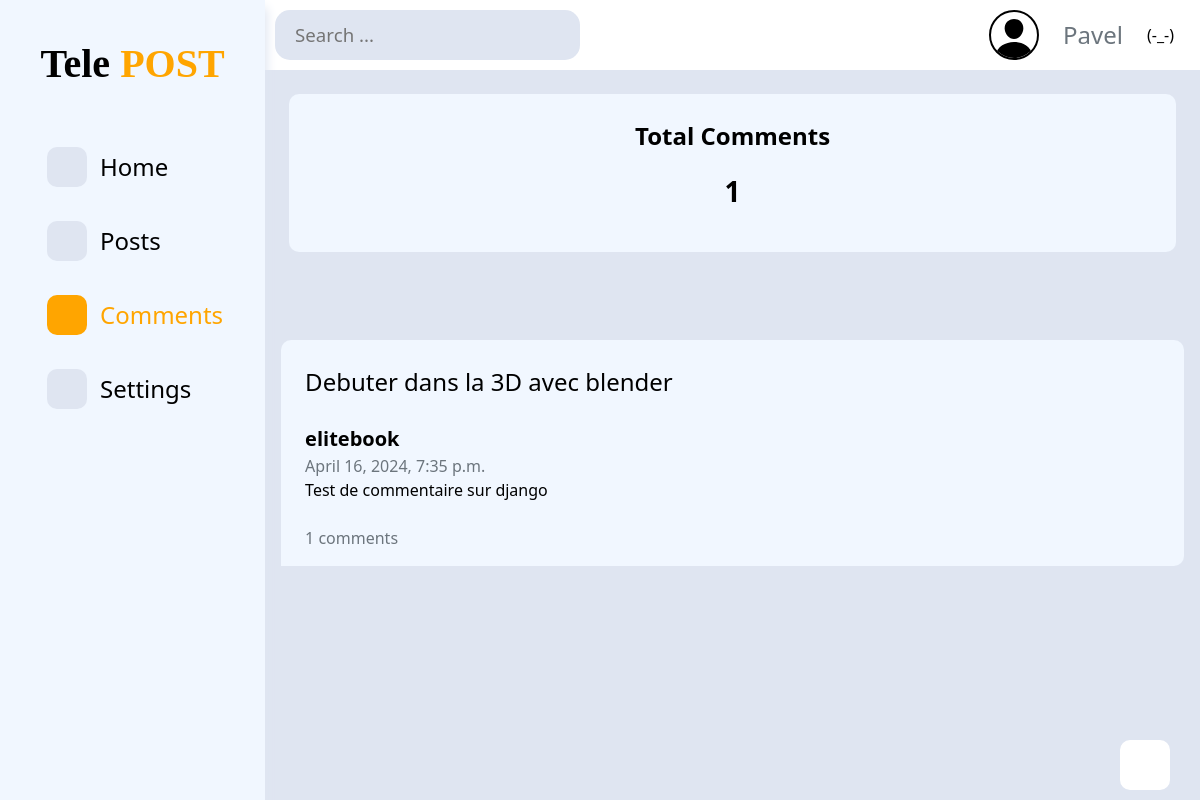
Page /dashboard/comments/ (signed in) on the committed database.
### Login/models.py (models this page shows)
class Post(models.Model):
    title = models.CharField(max_length=255)
    thumbails = models.ImageField(editable=True,db_index=True, null=True, blank=True,upload_to="images/")
    author = models.ForeignKey(User, on_delete=models.CASCADE, related_name='blog_posts')
    intro = models.TextField()
    body = models.TextField()
    created_at = models.DateTimeField(auto_now_add=True)

class PostComment(models.Model):
    post = models.ForeignKey(Post, on_delete=models.CASCADE, related_name='comments')
    editor = models.ForeignKey(User, on_delete=models.CASCADE, related_name='editor')
    body = models.TextField()
    date = models.DateTimeField(auto_now_add=True)

### board/views.py (the view)
# urls.py: path('comments/', views.commentView, name='comments'),
def commentView(request):
    if DARK_MODE:
        MODE = True
    else:
        MODE = False
    posts = Post.objects.filter(author=request.user)
    total = 0
    for post in posts:
        for i in post.comments.all():
            total += 1
    return render(request, "Posts/comments.html", {
        "dark":MODE,
        "posts":posts,
        "totalComment":total
    })

### templates/Posts/comments.html (shortened to what this page needs)
{% extends '../Dashboard.html' %}
{% block sidebar %}
<ul>
    <li>
        <a href="/" class="d-flex align-items-center my-4">
            <ion-icon name="grid-outline"></ion-icon>
            <span>Home</span>
        </a>
    </li>
    <li>
        <a href="/dashboard" class="d-flex align-items-center my-4">
            <ion-icon name="document-outline"></ion-icon>
            <span>Posts</span>
        </a>
    </li>
    <li>
        <a href="comments/" class="d-flex align-items-center my-4" id="active">
            <ion-icon name="chatbox-outline"></ion-icon>
            <span>Comments</span>
        </a>
    </li>
    <li>
        <a href="#" class="d-flex align-items-center my-4">
            <ion-icon name="settings-outline"></ion-icon>
            <span>Settings</span>
        </a>
    </li>
</ul>
{% endblock %}
{% block workspace %}
<section class="d-flex flex-row w-100">
    <div class="d-flex justify-content-center align-items-center m-4 flex-column w-100 py-4" style="background: var(--bg-gray) !important;border-radius: 10px !important;">
        <span class="fs-4 fw-bold ls-1" style="color: var(--text-white);">Total Comments</span>
        <span class="fs-3 fw-bold ls-1 py-3" id="total-post" style="color: var(--text-white);">{{ totalComment }}</span>
    </div>
</section>
<section class="w-100 d-flex flex-column align-items-center py-4">
    {% for post in posts %}
        {% if post.comments.all %}
        <div id="user-post" class="w-100 p-3 mt-4">
            <a href="#" class="d-flex flex-row align-items-stretch w-100" style="overflow: hidden;background:var(--bg-gray) !important;border-radius: 10px 10px 10px 0 !important;">
                <div class="w-75 d-flex flex-column" style="color: var(--text-white);">
                    <span class="fs-4 fw-normal p-4 pb-3">{{ post.title }}</span>
                    <div>
                        <div class="d-flex flex-column px-4 py-2">
                            <span class="fs-5 fw-bold ls-2" id="text-white">{{ post.comments.order_by.first.editor.username }}</span>
                            <span class="fs-6 text-muted">{{ post.comments.order_by.first.date }}</span>
                            <div id="text-white" class="fs-6 fw-normal">{{ post.comments.order_by.first.body }}</div>
                        </div>
                    </div>
                    <div class="ms-4 text-muted fw-normal py-3">{{ post.comments.count }} comments</div>
                </div>
            </a>
        </div>
        {% endif %}
    {% endfor %}
</section>
{% endblock %}

### templates/Dashboard.html (shortened to what this page needs)
{% extends 'head.html' %}
{% block bodyElement %}
<div id="dashboard" class="d-flex flex-nowrap align-items-stretch w-100 h-100">
    <div class="left-box h-100">
        <div class="sec py-4">
            <a href="#" class="d-flex align-items-center justify-content-center mb-md-0 me-md-auto text-dark text-decoration-none">
                <span class="fs-1" id="blog-name">Tele <span style="color: orange !important;">POST</span></span>
            </a>
        </div>
        <div id="link" class="pe-4">
            {% block sidebar %}{% endblock %}
        </div>
    </div>
    <div class="right-box w-100">
        <nav class="d-flex justify-content-between w-100">
            <div id="nav-title" class="d-flex align-items-stretch">
                <div class="d-flex align-items-stretch ">
                    <button class="border-0 d-flex justify-content-center align-items-center">
                    </button>
                    <input type="text" placeholder="Search ..." class="border-0 outline-none">
                </div>
            </div>
            {% if user.is_authenticated %}
                <div id="user-connect" class="d-flex flex-row align-items-center">
                    <div class="rounded-circle p-4" id="profile-image">
                    </div>
                    <span class="text-light text-muted fs-4 px-4 text-capitalize">{{ user.username }}</span>
                    <a href="/logout" class="text-decoration-none pe-3" id="text-white">(-_-)</a>
                </div>
            {% endif %}
        </nav>
        <div class="workspace">
            {% block workspace %}{% endblock %}
        </div>
    </div>
</div>
{% endblock %}

### Login/static/css/style.css (style rules this page uses)
* { margin: 0; padding: 0; box-sizing: border-box; text-decoration: none !important; list-style: none !important; }
:root { --text-white: #fff; --text-black: #000; --text-gray: #ffffff7a; --text-blur: #ffffff1d; --bg-white: #fff; --bg-smoke: #383737; --bg-dark: #0F0F0F; --bg-gray: #222; }
body.light { --text-white: #000000; --text-black: #ffffff; --text-gray: #0000007a; --text-blur: #0000001d; --bg-white: #000; --bg-smoke: #dfe5f1; --bg-dark: #fff; --bg-gray: #f1f7ff; }
#text-white { color: var(--text-white) !important; }
body { overflow: hidden; overflow-y: auto; background: var(--bg-smoke) !important; }
#blog-name { font-size: 25pt !important; font-family: 'Times New Roman', Times, serif !important; font-weight: 300 !important; color: var(--text-white) !important; }
#dashboard .left-box { background-color: var(--bg-gray); box-shadow: 0 10px 10px 2px var(--bg-smoke); z-index: 2; }
#dashboard .left-box #link li ion-icon { background-color: var(--bg-smoke); padding: 20px; margin: 5px; border-radius: 10px; color: var(--text-gray); font-size: 15pt; font-weight: 900; }
#dashboard .left-box #link li span { font-size: 18pt; margin: 0 8px; font-weight: 500; color: var(--text-white); }
#dashboard .right-box nav { background-color: var(--bg-dark) !important; padding: 10px; }
#nav-title input { background-color: var(--bg-smoke); font-size: 14pt; font-weight: 350; padding: 6px 12px 6px 4px; color: var(--text-gray); border-radius: 0 15px 15px 0; outline: none; }
#nav-title button { background-color: var(--bg-smoke); font-size: 14pt; font-weight: 500; padding: 6px 4px 6px 12px; color: var(--text-gray); border-radius: 15px 0 0 15px; outline: none; }
#dashboard .left-box #link li a#active ion-icon { background-color: orange; font-weight: bolder; font-size: 20pt; color: var(--text-white); }
#dashboard .left-box #link li a#active span { color: orange; }

### Login/static/css/form.css (style rules this page uses)
#dashboard .left-box { background-color: var(--bg-gray) !important; padding: 10px; }

### templates/head.html (style rules this page uses)
#dashboard .right-box { overflow: auto !important; max-height: 100% !important; }
#user-connect #profile-image { height: 50px; width: 50px; margin: 0 !important; padding: 0 !important; display: flex; justify-content: center; align-items: center; background-color: var(--bg-dark) !important; border: 2px solid var(--bg-white); overflow: hidden; }
#blog-name { font-size: 30pt !important; font-family: forte !important; font-weight: 800 !important; color: var(--text-white) !important; }
body.light { --bg-gray: #f1f7ff !important; }

### rows in the picture
Post: title "Debuter dans la 3D avec blender", comments.order_by.first.editor.username "elitebook", comments.order_by.first "April 16, 2024, 7:35 p.m.", comments.order_by.first.body "Test de commentaire sur django", comments.count "1"

### other values in the picture
{{ user.username }} "Pavel"
{{ totalComment }} "1"
